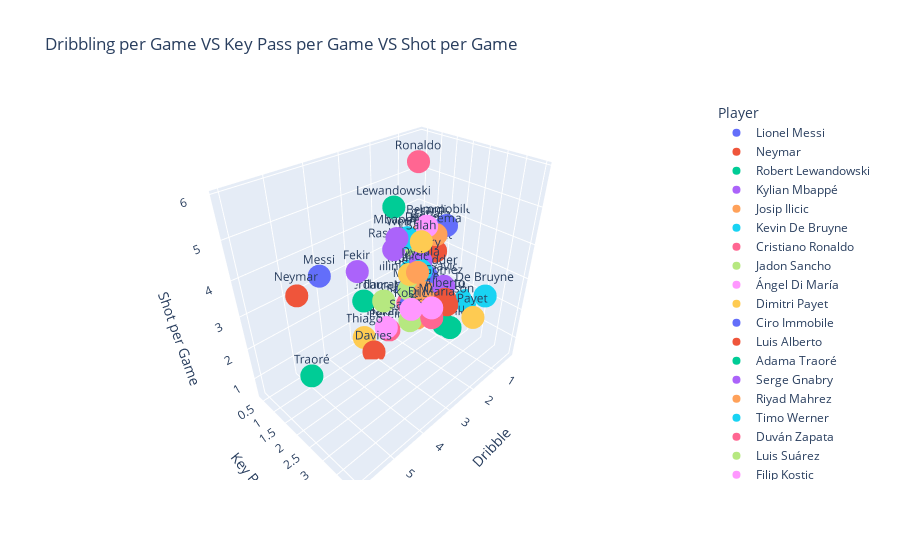

Notebook code cell kept with this figure:
### Markdown cell above
We are able to observe 4 regions of Players: 
1. those with few assists/goals (e.g: Mikel Merino)
2. those with lots of assists/goals (e.g: Lionel Messi)
3. those with lots of assists but few goals (e.g: Thomas Muller)
4. those with lots of goals but few assists (e.g: Robert Lewandowski)

If we represent the distribution of Goals we obtain that most players have between 0 and 7-8 goals, being 5 the highest count of goals across all Players.
On the other hand, representing the distribution of Assists we obtain that most players have between 2 and 5 assists, being 3 the highest count of assists across all Players.

Let's plot now the numbers of dribbles/key passes and shots per game for this group of players to further understand each players roles:

### Code cell
fig = px.scatter_3d(top50, x="Dribble",y="Key Pass",z="Shot per Game",color="Player",text="Name",
                    title="Dribbling per Game VS Key Pass per Game VS Shot per Game")
fig.update_traces(textposition='top center')
fig.show()

### Figure 1 — Plotly figure (JSON) as saved in the notebook; plotly's stock layout.template omitted (floating-point values rounded to 4 significant figures)
{"data": [{"hovertemplate": "Player=Lionel Messi<br>Dribble=%{x}<br>Key Pass=%{y}<br>Shot per Game=%{z}<br>Name=%{text}<extra></extra>", "legendgroup": "Lionel Messi", "marker": {"color": "#636efa", "symbol": "circle"}, "mode": "markers+text", "name": "Lionel Messi", "scene": "scene", "showlegend": true, "text": ["Messi"], "textposition": "top center", "type": "scatter3d", "x": [5.4], "y": [2.5], "z": [4.8]}, {"hovertemplate": "Player=Neymar<br>Dribble=%{x}<br>Key Pass=%{y}<br>Shot per Game=%{z}<br>Name=%{text}<extra></extra>", "legendgroup": "Neymar", "marker": {"color": "#EF553B", "symbol": "circle"}, "mode": "markers+text", "name": "Neymar", "scene": "scene", "showlegend": true, "text": ["Neymar"], "textposition": "top center", "type": "scatter3d", "x": [6], "y": [2.6], "z": [4.7]}, {"hovertemplate": "Player=Robert Lewandowski<br>Dribble=%{x}<br>Key Pass=%{y}<br>Shot per Game=%{z}<br>Name=%{text}<extra></extra>", "legendgroup": "Robert Lewandowski", "marker": {"color": "#00cc96", "symbol": "circle"}, "mode": "markers+text", "name": "Robert Lewandowski", "scene": "scene", "showlegend": true, "text": [" Lewandowski"], "textposition": "top center", "type": "scatter3d", "x": [2.1], "y": [1.2], "z": [4.7]}, {"hovertemplate": "Player=Kylian Mbappé<br>Dribble=%{x}<br>Key Pass=%{y}<br>Shot per Game=%{z}<br>Name=%{text}<extra></extra>", "legendgroup": "Kylian Mbappé", "marker": {"color": "#ab63fa", "symbol": "circle"}, "mode": "markers+text", "name": "Kylian Mbappé", "scene": "scene", "showlegend": true, "text": ["Mbappé"], "textposition": "top center", "type": "scatter3d", "x": [2.8], "y": [2], "z": [4.4]}, {"hovertemplate": "Player=Josip Ilicic<br>Dribble=%{x}<br>Key Pass=%{y}<br>Shot per Game=%{z}<br>Name=%{text}<extra></extra>", "legendgroup": "Josip Ilicic", "marker": {"color": "#FFA15A", "symbol": "circle"}, "mode": "markers+text", "name": "Josip Ilicic", "scene": "scene", "showlegend": true, "text": [" Ilicic"], "textposition": "top center", "type": "scatter3d", "x": [2.6], "y": [2.5], "z": [3.6]}, {"hovertemplate": "Player=Kevin De Bruyne<br>Dribble=%{x}<br>Key Pass=%{y}<br>Shot per Game=%{z}<br>Name=%{text}<extra></extra>", "legendgroup": "Kevin De Bruyne", "marker": {"color": "#19d3f3", "symbol": "circle"}, "mode": "markers+text", "name": "Kevin De Bruyne", "scene": "scene", "showlegend": true, "text": ["De Bruyne"], "textposition": "top center", "type": "scatter3d", "x": [1.4], "y": [3.7], "z": [2.9]}, {"hovertemplate": "Player=Cristiano Ronaldo<br>Dribble=%{x}<br>Key Pass=%{y}<br>Shot per Game=%{z}<br>Name=%{text}<extra></extra>", "legendgroup": "Cristiano Ronaldo", "marker": {"color": "#FF6692", "symbol": "circle"}, "mode": "markers+text", "name": "Cristiano Ronaldo", "scene": "scene", "showlegend": true, "text": ["Ronaldo"], "textposition": "top center", "type": "scatter3d", "x": [1.8], "y": [1.7], "z": [5.9]}, {"hovertemplate": "Player=Jadon Sancho<br>Dribble=%{x}<br>Key Pass=%{y}<br>Shot per Game=%{z}<br>Name=%{text}<extra></extra>", "legendgroup": "Jadon Sancho", "marker": {"color": "#B6E880", "symbol": "circle"}, "mode": "markers+text", "name": "Jadon Sancho", "scene": "scene", "showlegend": true, "text": ["Sancho"], "textposition": "top center", "type": "scatter3d", "x": [2.6], "y": [2.3], "z": [2]}, {"hovertemplate": "Player=Ángel Di María<br>Dribble=%{x}<br>Key Pass=%{y}<br>Shot per Game=%{z}<br>Name=%{text}<extra></extra>", "legendgroup": "Ángel Di María", "marker": {"color": "#FF97FF", "symbol": "circle"}, "mode": "markers+text", "name": "Ángel Di María", "scene": "scene", "showlegend": true, "text": ["Di María"], "textposition": "top center", "type": "scatter3d", "x": [2.6], "y": [3], "z": [2.8]}, {"hovertemplate": "Player=Dimitri Payet<br>Dribble=%{x}<br>Key Pass=%{y}<br>Shot per Game=%{z}<br>Name=%{text}<extra></extra>", "legendgroup": "Dimitri Payet", "marker": {"color": "#FECB52", "symbol": "circle"}, "mode": "markers+text", "name": "Dimitri Payet", "scene": "scene", "showlegend": true, "text": ["Payet"], "textposition": "top center", "type": "scatter3d", "x": [2.3], "y": [4], "z": [2.9]}, {"hovertemplate": "Player=Ciro Immobile<br>Dribble=%{x}<br>Key Pass=%{y}<br>Shot per Game=%{z}<br>Name=%{text}<extra></extra>", "legendgroup": "Ciro Immobile", "marker": {"color": "#636efa", "symbol": "circle"}, "mode": "markers+text", "name": "Ciro Immobile", "scene": "scene", "showlegend": true, "text": ["Immobile"], "textposition": "top center", "type": "scatter3d", "x": [0.7], "y": [1.8], "z": [3.9]}, {"hovertemplate": "Player=Luis Alberto<br>Dribble=%{x}<br>Key Pass=%{y}<br>Shot per Game=%{z}<br>Name=%{text}<extra></extra>", "legendgroup": "Luis Alberto", "marker": {"color": "#EF553B", "symbol": "circle"}, "mode": "markers+text", "name": "Luis Alberto", "scene": "scene", "showlegend": true, "text": ["Alberto"], "textposition": "top center", "type": "scatter3d", "x": [2.1], "y": [3], "z": [2.8]}, {"hovertemplate": "Player=Adama Traoré<br>Dribble=%{x}<br>Key Pass=%{y}<br>Shot per Game=%{z}<br>Name=%{text}<extra></extra>", "legendgroup": "Adama Traoré", "marker": {"color": "#00cc96", "symbol": "circle"}, "mode": "markers+text", "name": "Adama Traoré", "scene": "scene", "showlegend": true, "text": ["Traoré"], "textposition": "top center", "type": "scatter3d", "x": [5.2], "y": [1.4], "z": [1.2]}, {"hovertemplate": "Player=Serge Gnabry<br>Dribble=%{x}<br>Key Pass=%{y}<br>Shot per Game=%{z}<br>Name=%{text}<extra></extra>", "legendgroup": "Serge Gnabry", "marker": {"color": "#ab63fa", "symbol": "circle"}, "mode": "markers+text", "name": "Serge Gnabry", "scene": "scene", "showlegend": true, "text": ["Gnabry"], "textposition": "top center", "type": "scatter3d", "x": [1.8], "y": [1.9], "z": [3.3]}, {"hovertemplate": "Player=Riyad Mahrez<br>Dribble=%{x}<br>Key Pass=%{y}<br>Shot per Game=%{z}<br>Name=%{text}<extra></extra>", "legendgroup": "Riyad Mahrez", "marker": {"color": "#FFA15A", "symbol": "circle"}, "mode": "markers+text", "name": "Riyad Mahrez", "scene": "scene", "showlegend": true, "text": ["Mahrez"], "textposition": "top center", "type": "scatter3d", "x": [1.7], "y": [2], "z": [2.3]}, {"hovertemplate": "Player=Timo Werner<br>Dribble=%{x}<br>Key Pass=%{y}<br>Shot per Game=%{z}<br>Name=%{text}<extra></extra>", "legendgroup": "Timo Werner", "marker": {"color": "#19d3f3", "symbol": "circle"}, "mode": "markers+text", "name": "Timo Werner", "scene": "scene", "showlegend": true, "text": ["Werner"], "textposition": "top center", "type": "scatter3d", "x": [1.8], "y": [1.4], "z": [3.8]}, {"hovertemplate": "Player=Duván Zapata<br>Dribble=%{x}<br>Key Pass=%{y}<br>Shot per Game=%{z}<br>Name=%{text}<extra></extra>", "legendgroup": "Duván Zapata", "marker": {"color": "#FF6692", "symbol": "circle"}, "mode": "markers+text", "name": "Duván Zapata", "scene": "scene", "showlegend": true, "text": ["Zapata"], "textposition": "top center", "type": "scatter3d", "x": [0.7], "y": [1.3], "z": [3.5]}, {"hovertemplate": "Player=Luis Suárez<br>Dribble=%{x}<br>Key Pass=%{y}<br>Shot per Game=%{z}<br>Name=%{text}<extra></extra>", "legendgroup": "Luis Suárez", "marker": {"color": "#B6E880", "symbol": "circle"}, "mode": "markers+text", "name": "Luis Suárez", "scene": "scene", "showlegend": true, "text": ["Suárez"], "textposition": "top center", "type": "scatter3d", "x": [1.1], "y": [1.1], "z": [3.1]}, {"hovertemplate": "Player=Filip Kostic<br>Dribble=%{x}<br>Key Pass=%{y}<br>Shot per Game=%{z}<br>Name=%{text}<extra></extra>", "legendgroup": "Filip Kostic", "marker": {"color": "#FF97FF", "symbol": "circle"}, "mode": "markers+text", "name": "Filip Kostic", "scene": "scene", "showlegend": true, "text": ["Kostic"], "textposition": "top center", "type": "scatter3d", "x": [2.9], "y": [2.6], "z": [2.7]}, {"hovertemplate": "Player=Thiago<br>Dribble=%{x}<br>Key Pass=%{y}<br>Shot per Game=%{z}<br>Name=%{text}<extra></extra>", "legendgroup": "Thiago", "marker": {"color": "#FECB52", "symbol": "circle"}, "mode": "markers+text", "name": "Thiago", "scene": "scene", "showlegend": true, "text": ["Thiago"], "textposition": "top center", "type": "scatter3d", "x": [3], "y": [0.9], "z": [0.8]}, {"hovertemplate": "Player=Casemiro<br>Dribble=%{x}<br>Key Pass=%{y}<br>Shot per Game=%{z}<br>Name=%{text}<extra></extra>", "legendgroup": "Casemiro", "marker": {"color": "#636efa", "symbol": "circle"}, "mode": "markers+text", "name": "Casemiro", "scene": "scene", "showlegend": true, "text": ["Casemiro"], "textposition": "top center", "type": "scatter3d", "x": [0.8], "y": [0.4], "z": [1.4]}, {"hovertemplate": "Player=Alphonso Davies<br>Dribble=%{x}<br>Key Pass=%{y}<br>Shot per Game=%{z}<br>Name=%{text}<extra></extra>", "legendgroup": "Alphonso Davies", "marker": {"color": "#EF553B", "symbol": "circle"}, "mode": "markers+text", "name": "Alphonso Davies", "scene": "scene", "showlegend": true, "text": ["Davies"], "textposition": "top center", "type": "scatter3d", "x": [3], "y": [1.3], "z": [0.5]}, {"hovertemplate": "Player=Christopher Nkunku<br>Dribble=%{x}<br>Key Pass=%{y}<br>Shot per Game=%{z}<br>Name=%{text}<extra></extra>", "legendgroup": "Christopher Nkunku", "marker": {"color": "#00cc96", "symbol": "circle"}, "mode": "markers+text", "name": "Christopher Nkunku", "scene": "scene", "showlegend": true, "text": ["Nkunku"], "textposition": "top center", "type": "scatter3d", "x": [1.8], "y": [2.8], "z": [1.7]}, {"hovertemplate": "Player=Alejandro Gómez<br>Dribble=%{x}<br>Key Pass=%{y}<br>Shot per Game=%{z}<br>Name=%{text}<extra></extra>", "legendgroup": "Alejandro Gómez", "marker": {"color": "#ab63fa", "symbol": "circle"}, "mode": "markers+text", "name": "Alejandro Gómez", "scene": "scene", "showlegend": true, "text": [" Gómez"], "textposition": "top center", "type": "scatter3d", "x": [1.8], "y": [2.7], "z": [2.9]}, {"hovertemplate": "Player=Edin Dzeko<br>Dribble=%{x}<br>Key Pass=%{y}<br>Shot per Game=%{z}<br>Name=%{text}<extra></extra>", "legendgroup": "Edin Dzeko", "marker": {"color": "#FFA15A", "symbol": "circle"}, "mode": "markers+text", "name": "Edin Dzeko", "scene": "scene", "showlegend": true, "text": ["Dzeko"], "textposition": "top center", "type": "scatter3d", "x": [1.2], "y": [1.4], "z": [3.7]}, {"hovertemplate": "Player=Marco Reus<br>Dribble=%{x}<br>Key Pass=%{y}<br>Shot per Game=%{z}<br>Name=%{text}<extra></extra>", "legendgroup": "Marco Reus", "marker": {"color": "#19d3f3", "symbol": "circle"}, "mode": "markers+text", "name": "Marco Reus", "scene": "scene", "showlegend": true, "text": ["Reus"], "textposition": "top center", "type": "scatter3d", "x": [1.4], "y": [1.2], "z": [2.5]}, {"hovertemplate": "Player=Ricardo Pereira<br>Dribble=%{x}<br>Key Pass=%{y}<br>Shot per Game=%{z}<br>Name=%{text}<extra></extra>", "legendgroup": "Ricardo Pereira", "marker": {"color": "#FF6692", "symbol": "circle"}, "mode": "markers+text", "name": "Ricardo Pereira", "scene": "scene", "showlegend": true, "text": ["Pereira"], "textposition": "top center", "type": "scatter3d", "x": [2.1], "y": [1], "z": [0.6]}, {"hovertemplate": "Player=Sadio Mané<br>Dribble=%{x}<br>Key Pass=%{y}<br>Shot per Game=%{z}<br>Name=%{text}<extra></extra>", "legendgroup": "Sadio Mané", "marker": {"color": "#B6E880", "symbol": "circle"}, "mode": "markers+text", "name": "Sadio Mané", "scene": "scene", "showlegend": true, "text": ["Mané"], "textposition": "top center", "type": "scatter3d", "x": [1.9], "y": [1.6], "z": [2.3]}, {"hovertemplate": "Player=Domenico Berardi<br>Dribble=%{x}<br>Key Pass=%{y}<br>Shot per Game=%{z}<br>Name=%{text}<extra></extra>", "legendgroup": "Domenico Berardi", "marker": {"color": "#FF97FF", "symbol": "circle"}, "mode": "markers+text", "name": "Domenico Berardi", "scene": "scene", "showlegend": true, "text": ["Berardi"], "textposition": "top center", "type": "scatter3d", "x": [1.4], "y": [1.7], "z": [4.1]}, {"hovertemplate": "Player=Mohamed Salah<br>Dribble=%{x}<br>Key Pass=%{y}<br>Shot per Game=%{z}<br>Name=%{text}<extra></extra>", "legendgroup": "Mohamed Salah", "marker": {"color": "#FECB52", "symbol": "circle"}, "mode": "markers+text", "name": "Mohamed Salah", "scene": "scene", "showlegend": true, "text": ["Salah"], "textposition": "top center", "type": "scatter3d", "x": [1.7], "y": [1.8], "z": [3.8]}, {"hovertemplate": "Player=Téji Savanier<br>Dribble=%{x}<br>Key Pass=%{y}<br>Shot per Game=%{z}<br>Name=%{text}<extra></extra>", "legendgroup": "Téji Savanier", "marker": {"color": "#636efa", "symbol": "circle"}, "mode": "markers+text", "name": "Téji Savanier", "scene": "scene", "showlegend": true, "text": ["Savanier"], "textposition": "top center", "type": "scatter3d", "x": [1.7], "y": [1.5], "z": [1.6]}, {"hovertemplate": "Player=Romelu Lukaku<br>Dribble=%{x}<br>Key Pass=%{y}<br>Shot per Game=%{z}<br>Name=%{text}<extra></extra>", "legendgroup": "Romelu Lukaku", "marker": {"color": "#EF553B", "symbol": "circle"}, "mode": "markers+text", "name": "Romelu Lukaku", "scene": "scene", "showlegend": true, "text": ["Lukaku"], "textposition": "top center", "type": "scatter3d", "x": [0.6], "y": [1.4], "z": [2.9]}, {"hovertemplate": "Player=Suat Serdar<br>Dribble=%{x}<br>Key Pass=%{y}<br>Shot per Game=%{z}<br>Name=%{text}<extra></extra>", "legendgroup": "Suat Serdar", "marker": {"color": "#00cc96", "symbol": "circle"}, "mode": "markers+text", "name": "Suat Serdar", "scene": "scene", "showlegend": true, "text": ["Serdar"], "textposition": "top center", "type": "scatter3d", "x": [2.7], "y": [0.6], "z": [1.8]}, {"hovertemplate": "Player=Nabil Fekir<br>Dribble=%{x}<br>Key Pass=%{y}<br>Shot per Game=%{z}<br>Name=%{text}<extra></extra>", "legendgroup": "Nabil Fekir", "marker": {"color": "#ab63fa", "symbol": "circle"}, "mode": "markers+text", "name": "Nabil Fekir", "scene": "scene", "showlegend": true, "text": ["Fekir"], "textposition": "top center", "type": "scatter3d", "x": [3.3], "y": [1.1], "z": [3.3]}, {"hovertemplate": "Player=Karim Benzema<br>Dribble=%{x}<br>Key Pass=%{y}<br>Shot per Game=%{z}<br>Name=%{text}<extra></extra>", "legendgroup": "Karim Benzema", "marker": {"color": "#FFA15A", "symbol": "circle"}, "mode": "markers+text", "name": "Karim Benzema", "scene": "scene", "showlegend": true, "text": ["Benzema"], "textposition": "top center", "type": "scatter3d", "x": [1], "y": [1.7], "z": [3.7]}, {"hovertemplate": "Player=Paulo Dybala<br>Dribble=%{x}<br>Key Pass=%{y}<br>Shot per Game=%{z}<br>Name=%{text}<extra></extra>", "legendgroup": "Paulo Dybala", "marker": {"color": "#19d3f3", "symbol": "circle"}, "mode": "markers+text", "name": "Paulo Dybala", "scene": "scene", "showlegend": true, "text": ["Dybala"], "textposition": "top center", "type": "scatter3d", "x": [1.9], "y": [2], "z": [3.1]}, {"hovertemplate": "Player=Raphael Guerreiro<br>Dribble=%{x}<br>Key Pass=%{y}<br>Shot per Game=%{z}<br>Name=%{text}<extra></extra>", "legendgroup": "Raphael Guerreiro", "marker": {"color": "#FF6692", "symbol": "circle"}, "mode": "markers+text", "name": "Raphael Guerreiro", "scene": "scene", "showlegend": true, "text": ["Guerreiro"], "textposition": "top center", "type": "scatter3d", "x": [1.5], "y": [1.2], "z": [1.4]}, {"hovertemplate": "Player=Wilfred Ndidi<br>Dribble=%{x}<br>Key Pass=%{y}<br>Shot per Game=%{z}<br>Name=%{text}<extra></extra>", "legendgroup": "Wilfred Ndidi", "marker": {"color": "#B6E880", "symbol": "circle"}, "mode": "markers+text", "name": "Wilfred Ndidi", "scene": "scene", "showlegend": true, "text": ["Ndidi"], "textposition": "top center", "type": "scatter3d", "x": [0.7], "y": [0.5], "z": [0.8]}, {"hovertemplate": "Player=Achraf Hakimi<br>Dribble=%{x}<br>Key Pass=%{y}<br>Shot per Game=%{z}<br>Name=%{text}<extra></extra>", "legendgroup": "Achraf Hakimi", "marker": {"color": "#FF97FF", "symbol": "circle"}, "mode": "markers+text", "name": "Achraf Hakimi", "scene": "scene", "showlegend": true, "text": [" Hakimi"], "textposition": "top center", "type": "scatter3d", "x": [2.4], "y": [1.2], "z": [1]}, {"hovertemplate": "Player=Mikel Merino<br>Dribble=%{x}<br>Key Pass=%{y}<br>Shot per Game=%{z}<br>Name=%{text}<extra></extra>", "legendgroup": "Mikel Merino", "marker": {"color": "#FECB52", "symbol": "circle"}, "mode": "markers+text", "name": "Mikel Merino", "scene": "scene", "showlegend": true, "text": ["Merino"], "textposition": "top center", "type": "scatter3d", "x": [1], "y": [1], "z": [1.1]}, {"hovertemplate": "Player=Wissam Ben Yedder<br>Dribble=%{x}<br>Key Pass=%{y}<br>Shot per Game=%{z}<br>Name=%{text}<extra></extra>", "legendgroup": "Wissam Ben Yedder", "marker": {"color": "#636efa", "symbol": "circle"}, "mode": "markers+text", "name": "Wissam Ben Yedder", "scene": "scene", "showlegend": true, "text": ["Ben Yedder"], "textposition": "top center", "type": "scatter3d", "x": [1.3], "y": [1.7], "z": [2.5]}, {"hovertemplate": "Player=James Maddison<br>Dribble=%{x}<br>Key Pass=%{y}<br>Shot per Game=%{z}<br>Name=%{text}<extra></extra>", "legendgroup": "James Maddison", "marker": {"color": "#EF553B", "symbol": "circle"}, "mode": "markers+text", "name": "James Maddison", "scene": "scene", "showlegend": true, "text": ["Maddison"], "textposition": "top center", "type": "scatter3d", "x": [1.6], "y": [2.7], "z": [2.2]}, {"hovertemplate": "Player=Joshua Kimmich<br>Dribble=%{x}<br>Key Pass=%{y}<br>Shot per Game=%{z}<br>Name=%{text}<extra></extra>", "legendgroup": "Joshua Kimmich", "marker": {"color": "#00cc96", "symbol": "circle"}, "mode": "markers+text", "name": "Joshua Kimmich", "scene": "scene", "showlegend": true, "text": ["kimmich"], "textposition": "top center", "type": "scatter3d", "x": [0.8], "y": [2.3], "z": [0.7]}, {"hovertemplate": "Player=Marcus Rashford<br>Dribble=%{x}<br>Key Pass=%{y}<br>Shot per Game=%{z}<br>Name=%{text}<extra></extra>", "legendgroup": "Marcus Rashford", "marker": {"color": "#ab63fa", "symbol": "circle"}, "mode": "markers+text", "name": "Marcus Rashford", "scene": "scene", "showlegend": true, "text": ["Rashford"], "textposition": "top center", "type": "scatter3d", "x": [2], "y": [1.1], "z": [3.4]}, {"hovertemplate": "Player=Idrissa Gueye<br>Dribble=%{x}<br>Key Pass=%{y}<br>Shot per Game=%{z}<br>Name=%{text}<extra></extra>", "legendgroup": "Idrissa Gueye", "marker": {"color": "#FFA15A", "symbol": "circle"}, "mode": "markers+text", "name": "Idrissa Gueye", "scene": "scene", "showlegend": true, "text": ["Gueye"], "textposition": "top center", "type": "scatter3d", "x": [1.1], "y": [1.2], "z": [0.6]}, {"hovertemplate": "Player=Thomas Müller<br>Dribble=%{x}<br>Key Pass=%{y}<br>Shot per Game=%{z}<br>Name=%{text}<extra></extra>", "legendgroup": "Thomas Müller", "marker": {"color": "#19d3f3", "symbol": "circle"}, "mode": "markers+text", "name": "Thomas Müller", "scene": "scene", "showlegend": true, "text": ["Müller"], "textposition": "top center", "type": "scatter3d", "x": [0.3], "y": [2.4], "z": [1.5]}, {"hovertemplate": "Player=Jack Grealish<br>Dribble=%{x}<br>Key Pass=%{y}<br>Shot per Game=%{z}<br>Name=%{text}<extra></extra>", "legendgroup": "Jack Grealish", "marker": {"color": "#FF6692", "symbol": "circle"}, "mode": "markers+text", "name": "Jack Grealish", "scene": "scene", "showlegend": true, "text": ["Grealish"], "textposition": "top center", "type": "scatter3d", "x": [2.2], "y": [2.7], "z": [2.1]}, {"hovertemplate": "Player=Marcus Thuram<br>Dribble=%{x}<br>Key Pass=%{y}<br>Shot per Game=%{z}<br>Name=%{text}<extra></extra>", "legendgroup": "Marcus Thuram", "marker": {"color": "#B6E880", "symbol": "circle"}, "mode": "markers+text", "name": "Marcus Thuram", "scene": "scene", "showlegend": true, "text": ["Thuram"], "textposition": "top center", "type": "scatter3d", "x": [2.3], "y": [1], "z": [1.8]}, {"hovertemplate": "Player=Sergej Milinkovic-Savic<br>Dribble=%{x}<br>Key Pass=%{y}<br>Shot per Game=%{z}<br>Name=%{text}<extra></extra>", "legendgroup": "Sergej Milinkovic-Savic", "marker": {"color": "#FF97FF", "symbol": "circle"}, "mode": "markers+text", "name": "Sergej Milinkovic-Savic", "scene": "scene", "showlegend": true, "text": ["Milinkovic-Savic"], "textposition": "top center", "type": "scatter3d", "x": [1.2], "y": [1.2], "z": [2]}, {"hovertemplate": "Player=Gerard Moreno<br>Dribble=%{x}<br>Key Pass=%{y}<br>Shot per Game=%{z}<br>Name=%{text}<extra></extra>", "legendgroup": "Gerard Moreno", "marker": {"color": "#FECB52", "symbol": "circle"}, "mode": "markers+text", "name": "Gerard Moreno", "scene": "scene", "showlegend": true, "text": [" Moreno"], "textposition": "top center", "type": "scatter3d", "x": [1.9], "y": [1.6], "z": [2.8]}], "layout": {"legend": {"title": {"text": "Player"}, "tracegroupgap": 0}, "scene": {"domain": {"x": [0, 1], "y": [0, 1]}, "xaxis": {"title": {"text": "Dribble"}}, "yaxis": {"title": {"text": "Key Pass"}}, "zaxis": {"title": {"text": "Shot per Game"}}}, "title": {"text": "Dribbling per Game VS Key Pass per Game VS Shot per Game"}}}
